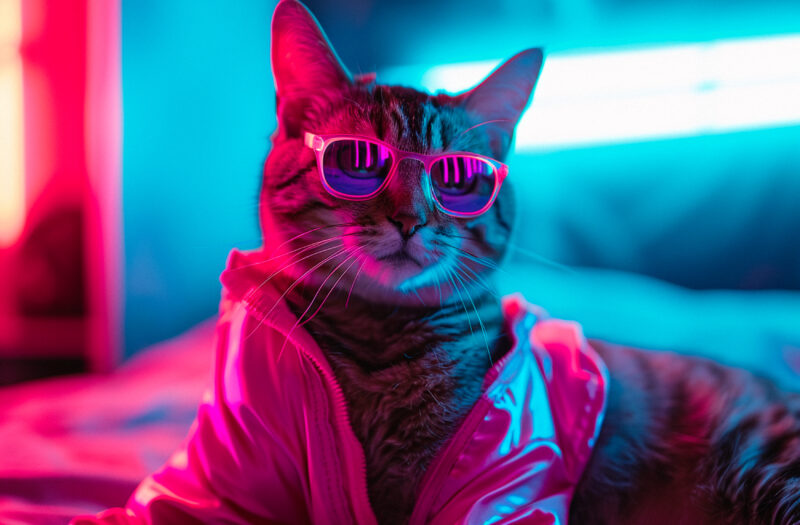
#> input picture AICTE-Internship/DEMO PROJECT/CV/img3.jpg, 800 x 525 px
$ python rotate.py
#> lines starting #> are read from the running program, lines starting #| are printed output that depends on the picture
import cv2
# read image as greyscale
img = cv2.imread(r'img3.jpg')
#> img is the input picture: shape (525, 800, 3); mean B, G, R 138.5, 93.3, 96.3
# get image height width
(h,w) = img.shape[:2]
#> h = 525; w = 800
# calculate the center of the image
center = (w / 2, h / 2)
#> center = (400, 262.5)

angle90 = 90
angle180 = 180
angle270 = 270

scale  = 1.0

#perform the counterclockwise rotation holding at the center
# 90 degrees
M = cv2.getRotationMatrix2D(center, angle90, scale)
rotated90 = cv2.warpAffine(img, M, (h, w))
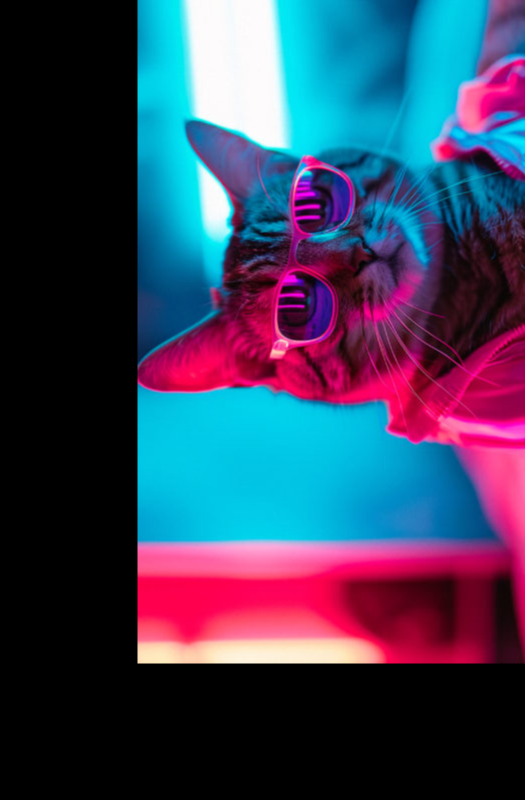
#> rotated90: shape (800, 525, 3); mean B, G, R 90.8, 64.1, 57.3

#180 degrees
M = cv2.getRotationMatrix2D(center, angle180, scale)
rotated180 = cv2.warpAffine(img, M, (h, w))
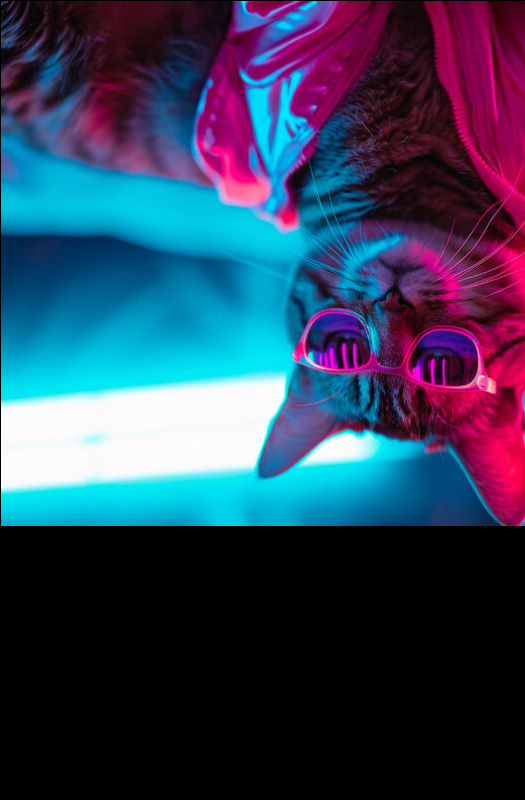
#> rotated180: shape (800, 525, 3); mean B, G, R 89.4, 63.4, 48

#270 degrees
M = cv2.getRotationMatrix2D(center, angle270, scale)
rotated270 = cv2.warpAffine(img, M, (h, w))
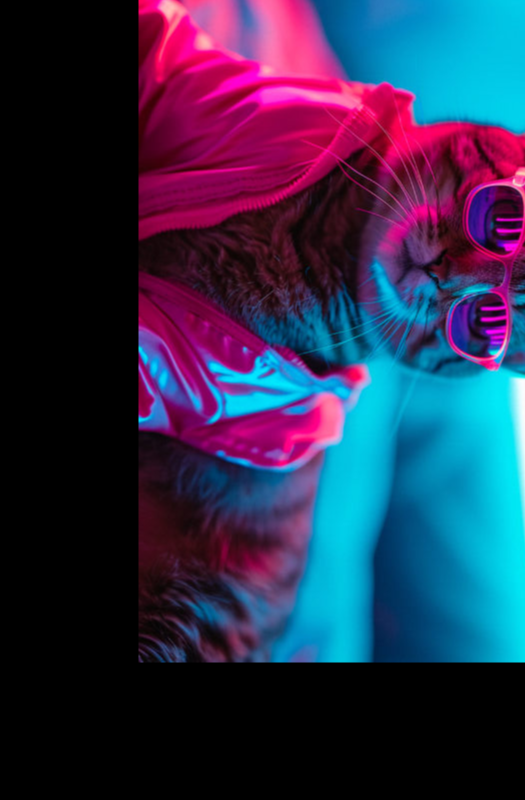
#> rotated270: shape (800, 525, 3); mean B, G, R 75.9, 46, 43.4

cv2.imshow('Original Image', img)
#cv2.waitKey(0) #waits until a key pressed
#cv2.destroyAllWindows() #destroys the window showing image

cv2.imshow('Image rotated by 90 degrees', rotated90)
#cv2.waitKey(0) #waits until a key pressed
#cv2.destroyAllWindows() #destroys the window showing image

cv2.imshow('Image rotated by 180 degrees', rotated180)
#cv2.waitKey(0) #waits until a key pressed
#cv2.destroyAllWindows() #destroys the window showing image

cv2.imshow('Image rotated by 270 degrees', rotated270)
#cv2.waitKey(0) #waits until a key pressed
#cv2.destroyAllWindows() #destroys the window showing image
